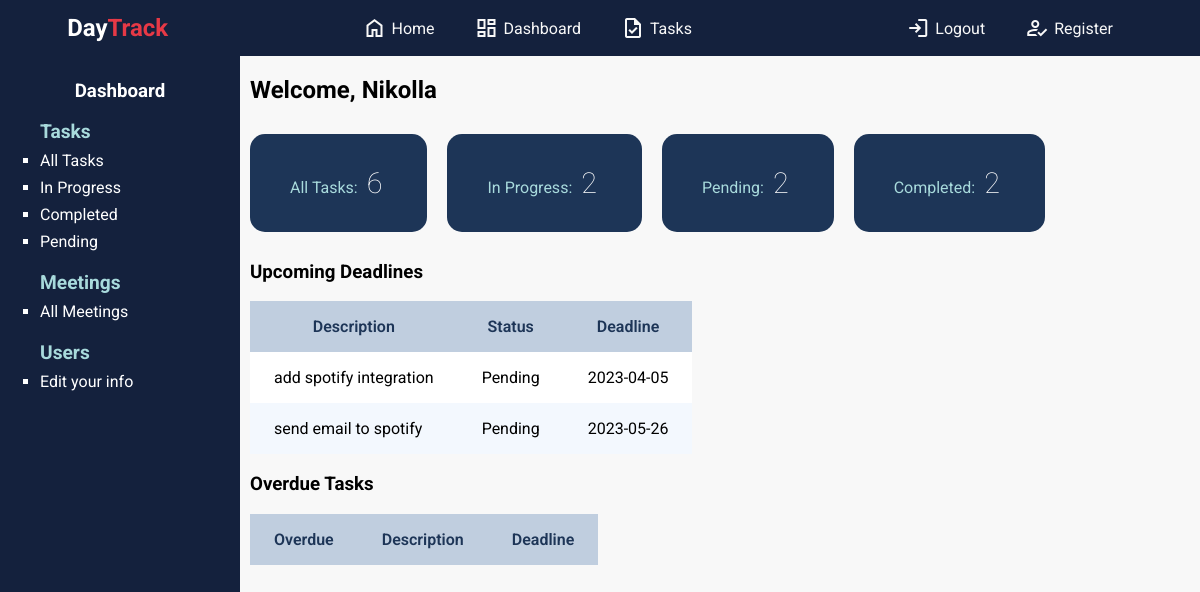
The page /dashboard/workdash/workerdashboard.php (signed in) on the database its author committed.
### tables this page shows
CREATE TABLE `detyra` (
  `ID` int(11) NOT NULL,
  `desc` varchar(100) NOT NULL,
  `status` varchar(100) NOT NULL,
  `deadline` date NOT NULL,
  `admin` int(11) NOT NULL,
  `progress` int(11) NOT NULL,
  `username` varchar(100) DEFAULT NULL
);

### dbCon.php (called while the page is built, shortened)
<?php
    class dbCon{
        public $conn = null;
        private $host = 'localhost';
        private $database = 'daytrackdb';
        private $username = 'root';
        private $password = '';
        public function connDB(){
            try{
                $this->conn = new   PDO("mysql:host=$this->host;dbname=$this->database",
                                    $this->username,$this->password,
                                    [PDO::ATTR_DEFAULT_FETCH_MODE => PDO::FETCH_ASSOC]);
            } catch(PDOException  $pdoe){
                die("Nuk mund te lidhej ne bazen e te dhenave {$this->database}: ". $pdoe->getMessage());
            }
            return $this->conn;
        }
 }
?>

### logic/detyra.php (called while the page is built, shortened)
<?php
include_once(__DIR__."./../dbCon.php");
class Detyra extends dbCon{
    private $dbConnection;
    public function __construct($ID='',$desc='',$status='',$deadline='',$username='',$admin='',$progress=''){
        $this->dbConnection = $this->connDB();
    }
    public function showYourUpcoming(){
        try{
            $sql = "SELECT d.ID, d.desc,d.status,d.deadline,d.username ,datediff(d.deadline,CURRENT_DATE) as overdue
            FROM detyra d
            where d.status like 'pending' and username like '".$_SESSION["username"]."'
            having datediff(d.deadline,CURRENT_DATE) > 0
            order by datediff(d.deadline,CURRENT_DATE) asc";
            $stm = $this->dbConnection->prepare($sql);
            $stm->execute();
            $detyrat= $stm->fetchAll();
            return $detyrat;
        } catch(Exception $e){
            return $e -> getMessage();
        }
    }
    public function nrOfYourAllDetyra(){
        try{
            $sql = "select * from detyra where username like '".$_SESSION["username"]."'";
            $stm = $this->dbConnection->prepare($sql);
            $stm->execute();
            $count = $stm->rowCount();
            return $count;
        } catch(Exception $e){
            return $e -> getMessage();
        }
    }
    public function nrOfYourInProgressDetyra(){
        try{
            $sql = "select * from detyra where status like 'in progress' and username like '".$_SESSION["username"]."'";
            $stm = $this->dbConnection->prepare($sql);
            $stm->execute();
            $count = $stm->rowCount();
            return $count;
        } catch(Exception $e){
            return $e -> getMessage();
        }
    }
    public function nrOfYourCompletedDetyra(){
        try{
            $sql = "select * from detyra where status like 'completed' and username like '".$_SESSION["username"]."'";
            $stm = $this->dbConnection->prepare($sql);
            $stm->execute();
            $count = $stm->rowCount();
            return $count;
        } catch(Exception $e){
            return $e -> getMessage();
        }
    }
    public function nrOfYourPendingDetyra(){
        try{
            $sql = "select * from detyra where status like 'pending' and username like '".$_SESSION["username"]."'";
            $stm = $this->dbConnection->prepare($sql);
            $stm->execute();
            $count = $stm->rowCount();
            return $count;
        } catch(Exception $e){
            return $e -> getMessage();
        }
    }
}
?>

### dashboard/workdash/workerdashboard.php (the view, shortened to what this page needs)
<?php
    include_once("../../dbCon.php");
    include_once("../../logic/detyra.php");
  $text = "Login";
  $redirect = "../../login.php";
  if(isset($_SESSION['username'])){
    $text = "Logout";
    $redirect = "../../logout.php";
  }
?>
<!DOCTYPE html>
<html lang="en">
<head>
    <link rel="stylesheet" href="../../style/dashboard.css">
    <link rel="stylesheet" href="../../style/sty1.css">
    <link rel="stylesheet" href="../../style/tables.css">
</head>
<body>
<header>
       <h2 style="margin:auto 0"> <a href="index.html" style="text-decoration:none;color:white" > Day<span style="color:var(--zorange)">Track</span> </a></h2>
       <ul >
           <li><a href="../../index.php" class="header-links"><span style="padding-right:5px" class="material-symbols-outlined">
               </span> Home</a> </li>
           <li><a href="../dashboard.php" class="header-links"><span class="material-symbols-outlined" style="padding-right:5px">
               </span>Dashboard</a> </li>
           <li><a href="#" class="header-links"><span class="material-symbols-outlined" style="padding-right:5px">
               </span>Tasks</a> </li>
       </ul>
       <ul>
           <li><a href="<?= $redirect ?>" class="header-links"><span class="material-symbols-outlined" style="padding-right:5px">
               </span><?= $text ?></a></li>
           <li><a href="../register.php" class="header-links"><span class="material-symbols-outlined" style="padding-right:5px">
               </span>Register</a></li>
       </ul>
   </header>
   <main style="display:flex;">
   <aside class="aside">
        <h3 style="text-align:center;color:white" class="title">Dashboard</h3>
        <ul>
            <h4 style="color:white;font-size:1.2rem;margin:0;color:var(--blue1)">Tasks</h4>
            <li><a href="./workeralltasks.php">All Tasks </a></li>
            <li><a href="./workerinprogress.php">In Progress </a></li>
            <li><a href="./workercompleted.php">Completed </a></li>
            <li><a href="./workerpending.php">Pending </a></li>
            <h4 style="color:white;font-size:1.2rem;margin:0;color:var(--blue1);margin-top:20px;">Meetings</h4>
        <li><a href="./workermeetings.php">All Meetings </a></li>
        <h4 style="color:white;font-size:1.2rem;margin:0;color:var(--blue1);margin-top:20px;">Users</h4>
        <li><a href="<?= "../../func/updUser.php?ID=".$_SESSION["userid"] ?>">Edit your info </a></li>
        </ul>
    </aside>
    <?php $dtr = new Detyra();
        $all = $dtr->nrOfYourAllDetyra();
        $completed = $dtr->nrOfYourCompletedDetyra();
        $pending = $dtr->nrOfYourPendingDetyra();
        $inprg = $dtr->nrOfYourInProgressDetyra();
        $detyrat = $dtr->showYourUpcoming();
        ?>
    <div class="main-content">
        <h2 style="padding:0px 10px">Welcome, <?= $_SESSION['fullname']?></h2>
        <div style="display:flex;">
            <div class="dashboard-stat-card">
                <p>All Tasks: <span class="card-number"><?= $all ?></span> </p>
            </div>
            <div class="dashboard-stat-card">
                <p>In Progress: <span class="card-number"><?= $inprg ?></span> </p>
            </div>
            <div class="dashboard-stat-card">
                <p>Pending: <span class="card-number"><?= $pending ?></span> </p>
            </div>
            <div class="dashboard-stat-card">
                <p>Completed: <span class="card-number"><?= $completed ?></span> </p>
            </div>
        </div>
        <h3 style="padding-left:10px;">Upcoming Deadlines</h3>
        <table class="detyratable">
           <tr>
            <th>Description</th>
               <th>Status</th>
               <th>Deadline</th>
           </tr>
           <?php
           foreach($detyrat as $detyra){
           ?>
               <tr>
                   <td><?= $detyra["desc"]?></td>
                   <td><?= $detyra["status"]?></td>
                   <td><?= $detyra["deadline"]?></td>
               </tr>
           <?php
           }
           ?>
           </table>
           <h3 style="padding-left:10px;">Overdue Tasks</h3>
<table class="detyratable">
   <tr>
        <th>Overdue</th>
        <th>Description</th>
        <th>Deadline</th>
   </tr>
   </table>
    </div>
    </main>
</body>
</html>

### style/dashboard.css (style rules this page uses)
aside { width:15rem; min-height:100vh; background-color:#14213d; padding-top:5px; }
aside ul { list-style-type:square; }
aside ul li { color:white; margin: 0.5rem 0px; }
aside ul li a { text-decoration: none; color:white; transition:0.2s ease; }
.dashboard-stat-card { background-color:var(--zblue); color:var(--blue1); padding:1rem 2.5rem; border-radius:15px; margin: 10px; font-size:1rem; font-weight:light; }
.card-number { color:white; font-size:1.8rem; font-weight:lighter; padding:0px 5px; }

### style/sty1.css (style rules this page uses)
:root { --zblue:#1d3557; --zorange:#e63946; --zgray:#f8f8f8; --blue1: #A8DADC; --blue2: #457B9D; }
body { margin:0 auto; font-family:'Roboto'; background-color:var(--zgray); }
header { background-color:#14213d; color:var(--zgray); display:flex; flex-wrap:wrap; min-width:100%; flex-direction:row; justify-content: space-around; }
header ul { display:flex; list-style: none; }
header ul li { margin-inline:20px; transition:0.2s ease-in; vertical-align: center; }
header ul li a { display:flex; justify-content: center; align-items: center; }
.header-links { text-decoration:none; color:var(--zgray); vertical-align: center; transition: 0.2s ease; }

### style/tables.css (style rules this page uses)
.detyratable { border-collapse: collapse; border-radius: 50%; margin:10px; }
.detyratable th { color: var(--zblue); background-color:#c0cedf; font-weight: normal; font-weight:600; }
.detyratable td { color:black; }
.detyratable tr { background-color:white; }
.detyratable th,td { padding:1rem 1.5rem; }
.detyratable tr:nth-child(odd) { background-color:#f3f8fe; }

### rows shown on the page
detyra: desc "add spotify integration", status "Pending", deadline "2023-04-05"
detyra: desc "send email to spotify", status "Pending", deadline "2023-05-26"

### other values the page prints
$text "Logout"
$_SESSION['fullname'] "Nikolla"
$all "6"
$inprg "2"
$pending "2"
$completed "2"
